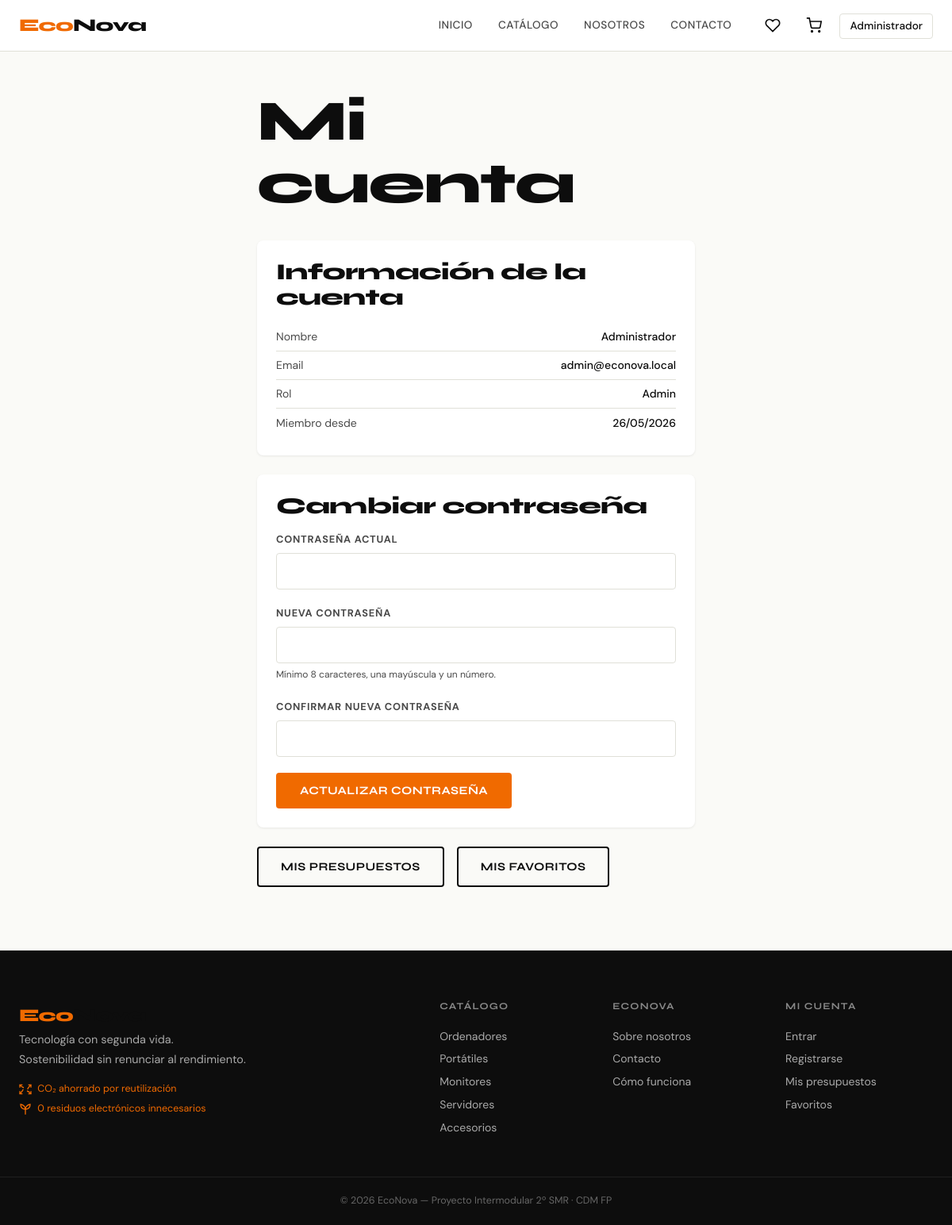
/pages/mi-cuenta.php (signed in), run on the app's committed database.
### tables this page shows
CREATE TABLE usuarios (
  id          INT UNSIGNED AUTO_INCREMENT PRIMARY KEY,
  nombre      VARCHAR(100)        NOT NULL,
  email       VARCHAR(180)        NOT NULL UNIQUE,
  password    VARCHAR(255)        NOT NULL,           
  rol         ENUM('cliente','admin') NOT NULL DEFAULT 'cliente',
  activo      TINYINT(1)          NOT NULL DEFAULT 1,
  created_at  TIMESTAMP           NOT NULL DEFAULT CURRENT_TIMESTAMP,
  updated_at  TIMESTAMP           NOT NULL DEFAULT CURRENT_TIMESTAMP ON UPDATE CURRENT_TIMESTAMP,
  INDEX idx_email (email),
  INDEX idx_rol   (rol)
);

### includes/db.php (called while the page is built, shortened)
<?php
class Database {
    private static ?PDO $instance = null;
    public static function get(): PDO {
        if (self::$instance === null) {
            $dsn = sprintf(
                'mysql:host=%s;dbname=%s;charset=%s',
                DB_HOST, DB_NAME, DB_CHARSET
            );
            $options = [
                PDO::ATTR_ERRMODE            => PDO::ERRMODE_EXCEPTION,
                PDO::ATTR_DEFAULT_FETCH_MODE => PDO::FETCH_ASSOC,
                PDO::ATTR_EMULATE_PREPARES   => false,
                PDO::MYSQL_ATTR_INIT_COMMAND => "SET NAMES utf8mb4 COLLATE utf8mb4_unicode_ci",
            ];
            try {
                self::$instance = new PDO($dsn, DB_USER, DB_PASS, $options);
            } catch (PDOException $e) {
                error_log('DB connection error: ' . $e->getMessage());
                die('Error de conexión con la base de datos. Inténtalo más tarde.');
            }
        }
        return self::$instance;
    }
}
function db(): PDO { return Database::get(); }

### includes/security.php (called while the page is built, shortened)
<?php
require_once __DIR__ . '/db.php';
function e(string $str): string {
    return htmlspecialchars($str, ENT_QUOTES | ENT_HTML5, 'UTF-8');
}

### pages/mi-cuenta.php (the view, shortened to what this page needs)
<?php
require_once __DIR__ . '/../includes/db.php';
require_once __DIR__ . '/../includes/security.php';
$uid  = (int)$_SESSION['usuario_id'];
$user = db()->prepare('SELECT * FROM usuarios WHERE id=?');
$user->execute([$uid]);
$u = $user->fetch();
require_once __DIR__ . '/../includes/header.php';
?>
<div class="container" style="padding:3rem 1.5rem 5rem; max-width:600px; margin:0 auto">
  <h1 style="margin-bottom:2rem">Mi cuenta</h1>
  <div class="admin-card" style="margin-bottom:1.5rem">
    <h3 style="margin-bottom:1rem">Información de la cuenta</h3>
    <div class="spec-row"><span class="spec-key">Nombre</span><span class="spec-val"><?= e($u['nombre']) ?></span></div>
    <div class="spec-row"><span class="spec-key">Email</span><span class="spec-val"><?= e($u['email']) ?></span></div>
    <div class="spec-row"><span class="spec-key">Rol</span><span class="spec-val"><?= e(ucfirst($u['rol'])) ?></span></div>
    <div class="spec-row"><span class="spec-key">Miembro desde</span><span class="spec-val"><?= date('d/m/Y', strtotime($u['created_at'])) ?></span></div>
  </div>
  <div class="admin-card">
    <h3 style="margin-bottom:1rem">Cambiar contraseña</h3>
    <form method="POST">
      <div class="form-group">
        <label>Contraseña actual</label>
        <input type="password" name="password_actual" class="form-control" required>
      </div>
      <div class="form-group">
        <label>Nueva contraseña</label>
        <input type="password" name="password_nueva" class="form-control" required minlength="8">
        <small style="color:var(--gris-medio); font-size:.75rem">Mínimo 8 caracteres, una mayúscula y un número.</small>
      </div>
      <div class="form-group">
        <label>Confirmar nueva contraseña</label>
        <input type="password" name="password_confirm" class="form-control" required>
      </div>
      <button type="submit" class="btn btn-primary">Actualizar contraseña</button>
    </form>
  </div>
  <div style="margin-top:1.5rem; display:flex; gap:1rem; flex-wrap:wrap">
    <a href="<?= BASE_URL ?>/pages/mis-presupuestos.php" class="btn btn-outline">Mis presupuestos</a>
    <a href="<?= BASE_URL ?>/pages/favoritos.php" class="btn btn-outline">Mis favoritos</a>
  </div>
</div>
<?php require_once __DIR__ . '/../includes/footer.php'; ?>

### assets/css/style.css (style rules this page uses)
:root { --naranja: #F06A00; --naranja-dark:#C45500; --naranja-lite:#FFF0E6; --negro: #0D0D0D; --gris-oscuro: #1A1A1A; --gris-medio: #4A4A4A; --gris-lite: #F4F4F0; --crema: #FAFAF7; --blanco: #FFFFFF; --borde: #E0E0D8; --font-display: 'Syne', sans-serif; --font-body: 'DM Sans', sans-serif; --radius: 4px; --radius-lg: 8px; --shadow-sm: 0 1px 3px rgba(0,0,0,.08); --shadow-md: 0 4px 16px rgba(0,0,0,.10); --shadow-lg: 0 12px 40px rgba(0,0,0,.14); --max-width: 1200px; --transition: .2s ease; }
*, *::before, *::after { box-sizing: border-box; margin: 0; padding: 0; }
html { scroll-behavior: smooth; }
body { font-family: var(--font-body); font-size: 16px; line-height: 1.6; color: var(--negro); background: var(--crema); -webkit-font-smoothing: antialiased; }
a { color: inherit; text-decoration: none; }
h1, h2, h3, h4, h5 { font-family: var(--font-display); font-weight: 800; line-height: 1.1; letter-spacing: -.02em; }
h1 { font-size: clamp(2.4rem, 6vw, 5rem); }
h3 { font-size: clamp(1.2rem, 2.5vw, 1.8rem); }
.container { max-width: var(--max-width); margin: 0 auto; padding: 0 1.5rem; }
.btn { display: inline-flex; align-items: center; gap: .5rem; padding: .75rem 1.75rem; font-family: var(--font-display); font-size: .9rem; font-weight: 700; letter-spacing: .03em; border-radius: var(--radius); border: 2px solid transparent; cursor: pointer; transition: var(--transition); text-transform: uppercase; }
.btn-primary { background: var(--naranja); color: var(--blanco); border-color: var(--naranja); }
.btn-outline { background: transparent; color: var(--negro); border-color: var(--negro); }
.spec-row { display: flex; justify-content: space-between; font-size: .875rem; padding: .4rem 0; border-bottom: 1px solid var(--borde); }
.spec-row:last-child { border-bottom: none; }
.spec-key { color: var(--gris-medio); }
.spec-val { font-weight: 500; }
.form-group { margin-bottom: 1.25rem; }
.form-group label { display: block; font-size: .8rem; font-weight: 700; text-transform: uppercase; letter-spacing: .06em; color: var(--gris-medio); margin-bottom: .4rem; }
.form-group input, .form-group select, .form-group textarea { width: 100%; padding: .75rem 1rem; border: 1px solid var(--borde); border-radius: var(--radius); font-family: var(--font-body); font-size: .95rem; background: var(--blanco); color: var(--negro); transition: border-color var(--transition), box-shadow var(--transition); }
.admin-card { background: var(--blanco); border-radius: var(--radius-lg); padding: 1.5rem; box-shadow: var(--shadow-sm); }

### data on the page
usuarios: nombre "Administrador", email "admin@econova.local", rol "Admin", created_at "26/05/2026"

### other printed values
$_SESSION['usuario_nombre'] "Administrador"
